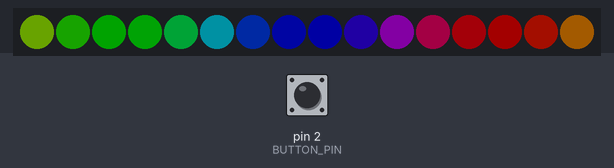
This sketch was run on a simulated Arduino Uno, built with avr-gcc and run on an emulated ATmega328P. Parts: 16 RGB LEDs in strip order, left to right. The test bench sets the inputs (shaded band); at power-on: pin 2 (BUTTON_PIN) HIGH. Dim RGB values are drawn brighter than linear.

Above: at 1.26 s.
1.3 s: pin 2 (BUTTON_PIN) pulled LOW for 0.15 s
At 1.39 s:
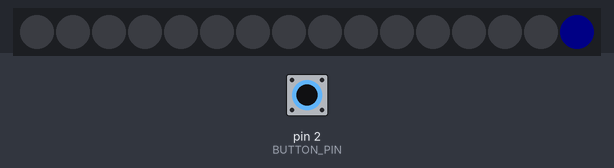
2.0 s: pin 2 (BUTTON_PIN) pulled LOW for 1 s
At 2.15 s:
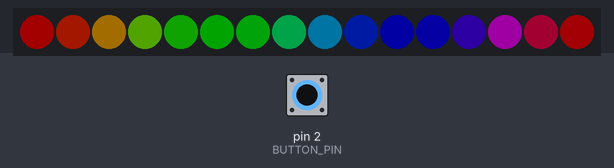
3.6 s: pin 2 (BUTTON_PIN) pulled LOW for 0.15 s
At 3.99 s:
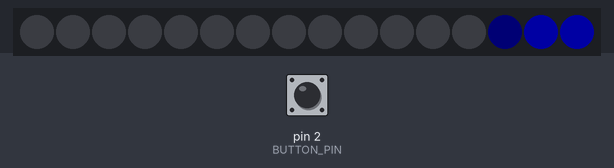
4.3 s: pin 2 (BUTTON_PIN) pulled LOW for 1 s
At 4.68 s:
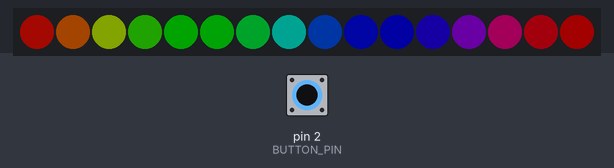
5.9 s: pin 2 (BUTTON_PIN) pulled LOW for 3.2 s
At 5.91 s:
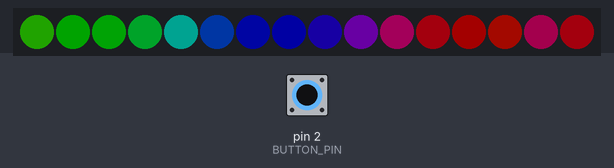
9.7 s: pin 2 (BUTTON_PIN) pulsed LOW 5 times (0.12 s each, 0.3 s apart)
At 11.51 s:
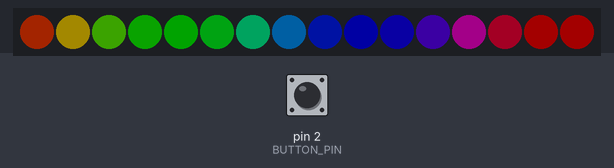

Measured:
- after the input at 1.3 s, the LEDs: first change at once (image 1 shows a later state)
- after the input at 2.0 s, the LEDs: first differ from a run without the input after 0.07 s (image 2 shows a later state)
- after the input at 3.6 s, the LEDs: first differ from a run without the input after 0.06 s (image 3 shows a later state)
- after the input at 4.3 s, the LEDs: first differ from a run without the input after 0.05 s (image 4 shows a later state)
- after the input at 5.9 s, the LEDs: change at once (image 5)
- after the input at 9.7 s, the LEDs: first differ from a run without the input after 0.06 s (image 6 shows a later state)

The sketch:

competition-v2.ino
```cpp
// VeX 2021-2022 Tipping Point
// Excellency Trophy Control

// v2: removed servo support

// by Thomas Dodds

// Button connected to pin 2 - active low
// NeoPixels connected to pin 6

#include <Adafruit_NeoPixel.h>

#define NUM_MODES 2

#define PIXEL_COUNT 16

#define PIXEL_PIN 6
#define BUTTON_PIN 2

#define BR 120

Adafruit_NeoPixel strip(PIXEL_COUNT, PIXEL_PIN, NEO_GRB + NEO_KHZ800);

byte mode = 1;
float offset = 0;

int i = -1;

void setup() {
  strip.begin();
  strip.show();
  pinMode(BUTTON_PIN, INPUT_PULLUP);
  attachInterrupt(digitalPinToInterrupt(BUTTON_PIN), nextloop, FALLING);
}

void loop() {
  switch(mode){
    case 1: rainbow(); break;
    case 2: tip_the_odds(); break;
  }
}

void rainbow(){
  offset += 0.1;
  if(offset >= 16){ offset = 0; }

  uint16_t hue;

  for(int i = 0; i < PIXEL_COUNT; i++){
    hue = 65535 / float(PIXEL_COUNT) * fmod(offset + i,PIXEL_COUNT);
    strip.setPixelColor(i, strip.gamma32(strip.ColorHSV(hue, 255, BR)));
  }

  strip.show();
  delay(15);
}

void tip_the_odds(){
  if(++offset >= 360){ offset = 0; }
  float pos = sin(radians(offset));

  if(pos < 0){
    for(int i = 0; i < PIXEL_COUNT; i++){
      int attribute = -pos * BR * PIXEL_COUNT - BR * i;
      strip.setPixelColor(i, strip.gamma32(strip.Color(constrain(attribute, 0, BR), 0, 0)));
    }
  } else {
    for(int i = 0; i < PIXEL_COUNT; i++){
      int attribute = pos * BR * PIXEL_COUNT - BR * i;
      strip.setPixelColor(PIXEL_COUNT - i - 1, strip.gamma32(strip.Color(0, 0, constrain(attribute, 0, BR))));
    }
  }

  strip.show();
  delay(20);
}

void nextloop(){
  if(++mode > NUM_MODES){ mode = 1; }
  offset = 0;
  i = -1;
}
```
